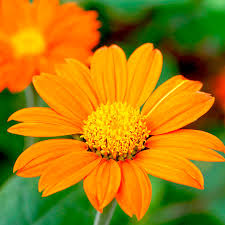
#> input picture COMP9517/Week1/samples/test1.jpg, 225 x 225 px
$ python week1-1.py
#> lines starting #> are read from the running program, lines starting #| are printed output that depends on the picture; after the words box and inside, x2 and y2 are one past the last pixel; in counts of white or black regions, pixels touching at a corner belong together
import numpy as np
import cv2

# read an image
img = cv2.imread('test1.jpg',1)
#> img is the input picture: shape (225, 225, 3); mean B, G, R 12.7, 125.7, 168.3

# display the image
cv2.imshow('image',img)
#cv2.waitKey(0)
#cv2.destroyAllWindows()

# print image dimension
print(img.shape)
#| (225, 225, 3)

# print a pixel value
px = img[100,100]
#> px = [8, 150, 255]
print(px)
#| [  8 150 255]

# get an ROI region
roi = img[100:120, 100:120]
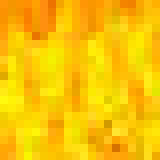
#> roi: shape (20, 20, 3) (shown 8 times larger); mean B, G, R 5.5, 195.7, 250
# replace another region in the image with the selected ROI
img[180:200, 180:200] = roi
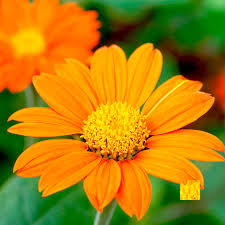
#> img: shape (225, 225, 3); 0.79% of pixels changed, all inside (x1, y1, x2, y2) = (180, 180, 200, 200)
# display the modified image
cv2.imshow('image2',img)
cv2.imwrite('res_1.png',img)

$ run again, with COMP9517/Week1/samples/noisyImg_1.jpg copied over COMP9517/Week1/samples/test1.jpg
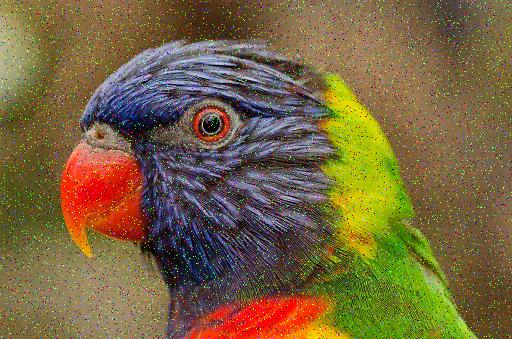
#> input picture COMP9517/Week1/samples/noisyImg_1.jpg, 512 x 339 px
#> img is the input picture: shape (339, 512, 3); mean B, G, R 63.9, 100.6, 119.9
#| (339, 512, 3)
#> px = [104, 76, 76]
#| [104  76  76]
#> `roi = img[100:120, 100:120]`:
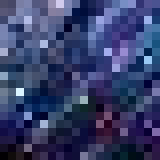
#> roi: shape (20, 20, 3) (shown 8 times larger); mean B, G, R 106.2, 63.3, 54.6
#> `img[180:200, 180:200] = roi`:
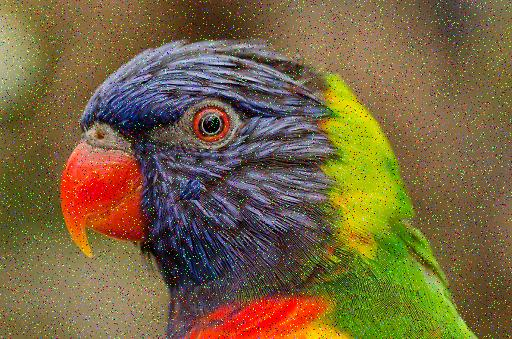
#> img: shape (339, 512, 3); 0.23% of pixels changed, all inside (x1, y1, x2, y2) = (180, 180, 200, 200)
